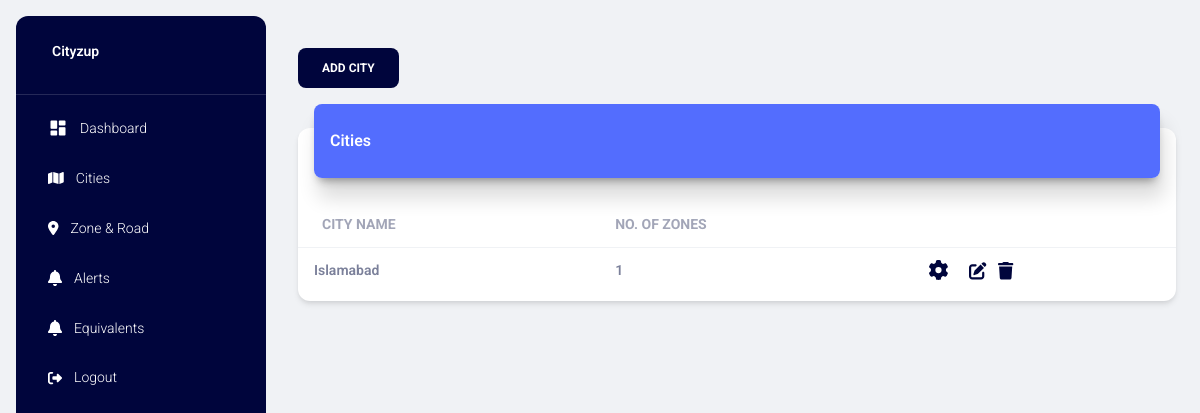
The page /cities/ (signed in) on the database as committed earlier.
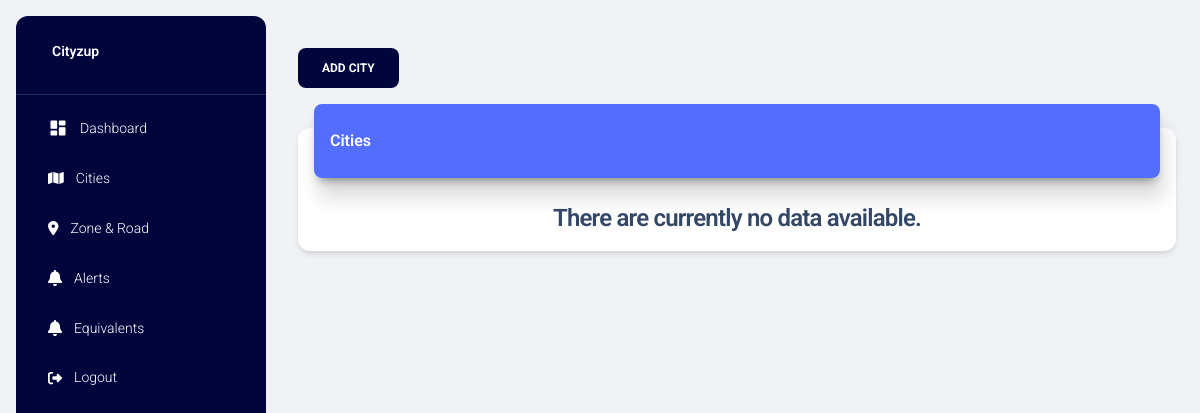
The same page on the database as committed later.
### project/models.py (models this page shows)
class Guide(db.Model):
    g_id = db.Column(db.Integer, primary_key=True)
    g_title = db.Column(db.String(255), nullable=False)
    g_coins_for_first_alert = db.Column(db.Integer, nullable=False)
    g_coins_for_confirm_alert = db.Column(db.Integer, nullable=False)
    g_coins_for_close_alert = db.Column(db.Integer, nullable=False)

### project/main.py (the view)
@main.route("/cities/")
@login_required
def cities():
    cities = db.session.query(
        Guide.g_id,
        Guide.g_title,
        db.func.count(Zone.z_id).label('point_count'),
        Guide.g_coins_for_first_alert,
        Guide.g_coins_for_confirm_alert,
        Guide.g_coins_for_close_alert
    ) \
        .outerjoin(Zone, Zone.g_id == Guide.g_id) \
        .group_by(Guide.g_id, Guide.g_coins_for_first_alert,  Guide.g_coins_for_confirm_alert,
                  Guide.g_coins_for_close_alert) \
        .order_by(Guide.g_id.desc()) \
        .all()
    title = 'Cities'
    page_title = 'Cities'
    return render_template('cities.html', cities=cities, page_title=page_title, title=title)

### project/models.py (called while the page is built)
@login_manager.user_loader
def load_user(user_id):
    return User.query.get(int(user_id))

### project/templates/cities.html (shortened to what the changed rows need)
{% extends "layout.html" %} {% block title %} {% endblock %} {% block content %}
<div class="container-fluid py-4">
    <div class="row">
        <div class="col-12">
            <div class="card my-4">
                <div class="card-body px-0 pb-2">
                    <div class="table-responsive p-0">
                        {% if cities|length > 0 %}
                            <table class="table align-items-center mb-0">
                                <thead>
                                    <tr>
                                        <th class="text-uppercase text-secondary text-sm font-weight-bolder opacity-7">
                                            City Name
                                        </th>
                                        <th class="text-uppercase text-secondary text-sm font-weight-bolder opacity-7 ps-2">
                                            No. of Zones
                                        </th>
                                        <th class="text-secondary opacity-7"></th>
                                    </tr>
                                </thead>
                                <tbody>
                                    {% for city in cities %}
                                        <tr>
                                            <td>
                                                <div class="d-flex px-2 py-1">
                                                    <div class="d-flex flex-column justify-content-center">
                                                        <p class="text-sm font-weight-bold mb-0">{{ city.g_title }}</p>
                                                    </div>
                                                </div>
                                            </td>
                                            <td>
                                                <p class="text-sm font-weight-bold mb-0">{{ city.point_count }}</p>
                                            </td>
                                            <td class="align-middle">
                                                <a href="#" data-gid="{{ city.g_id }}"
                                                data-firstcoin="{{city.g_coins_for_first_alert}}"
                                                data-confirmcoin="{{city.g_coins_for_confirm_alert}}"
                                                data-closecoin="{{city.g_coins_for_close_alert}}"
                                                data-bs-toggle="modal" data-bs-target="#modalCitySettings" class="openModalCitySettings">
                                                    <i class="fa-solid fa-gear fa-lg icon-dark"></i>
                                                </a>
                                                <a href="#" data-gid="{{ city.g_id }}" data-gtitle="{{ city.g_title }}" class="text-secondary font-weight-bold text-sm openEditModalGuide" data-toggle="tooltip" data-original-title="Edit" data-bs-toggle="modal" data-bs-target="#modalEditGuide">
                                                    <i class="fa-solid fa-pen-to-square fa-lg icon-dark "></i>
                                                </a>
                                                <a href="#" data-gid="{{ city.g_id }}" class="text-secondary font-weight-bold text-sm deleteGuideBtn" data-toggle="tooltip" data-original-title="Delete">
                                                    <i class="fa-solid fa-trash fa-lg icon-dark"></i>
                                                </a>
                                            </td>
                                        </tr>
                                    {% endfor %}
                                </tbody>
                            </table>
                        {% else %}
                            <h4 class="text-center">There are currently no data available.</h4>
                        {% endif %}
                    </div>
                </div>
            </div>
        </div>
    </div>
</div>
{% endblock %}

Rows that differ between the two databases and show on the page:
removed Guide: g_title "Islamabad", point_count "1"
Other text that changed with them:
text no longer shown: "CITY NAME NO. OF ZONES"
text now shown: "There are currently no data available."
